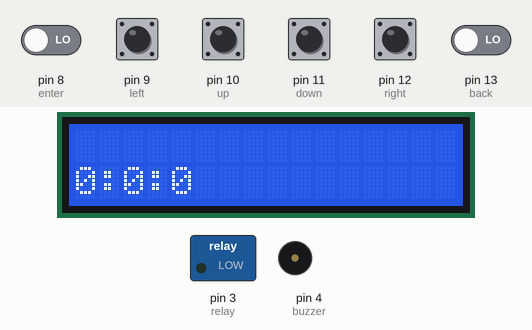
Simulated run of this sketch. Board: Arduino Uno, built with avr-gcc and run on an emulated ATmega328P. Parts: 16×2 character LCD, switched loads named in the sketch (green lamp = pin HIGH), buzzer (waves = sounding). The test bench sets the inputs (shaded band); at power-on: pin 8 (enter), pin 9 (left), pin 10 (up), pin 11 (down), pin 12 (right), pin 13 (back) LOW. What the sketch prints to the serial monitor is not drawn.

Above: at 3.3 s.
3.4 s: pin 8 (enter) driven HIGH
At 4.38 s:
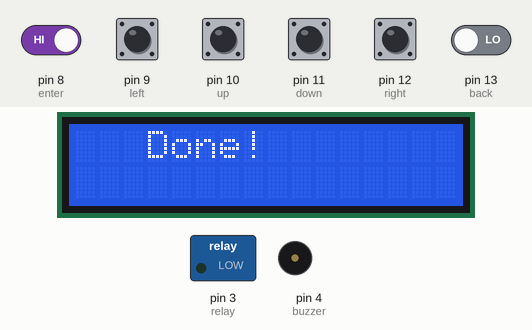
6.1 s: pin 13 (back) driven HIGH
At 6.62 s:
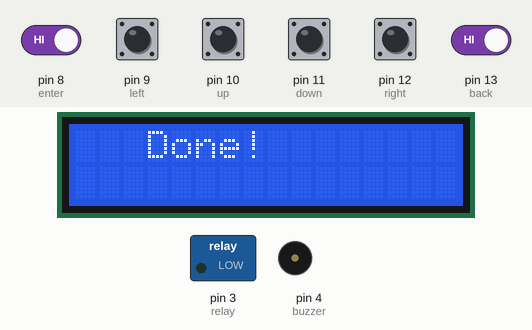
9.1 s: pin 11 (down) pulled HIGH for 0.15 s
At 9.27 s:
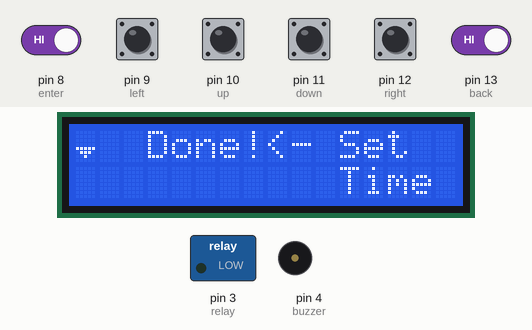
10.8 s: pin 9 (left) pulled HIGH for 1 s
At 10.92 s:
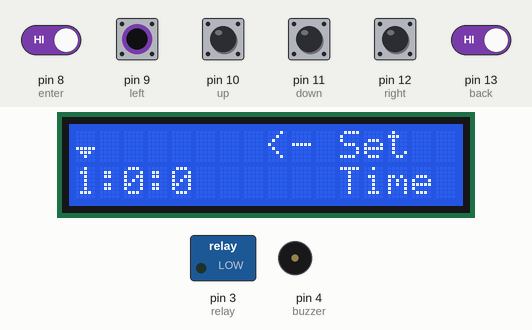
13.3 s: pin 13 (back) driven LOW
At 13.9 s:
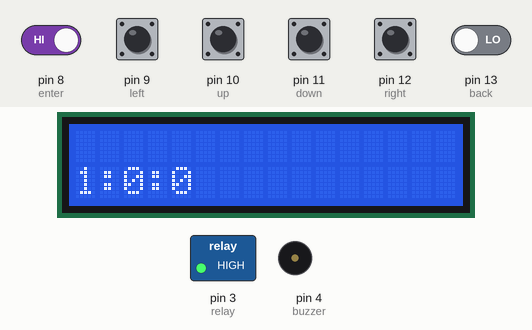
16.3 s: pin 13 (back) driven HIGH
At 16.9 s:
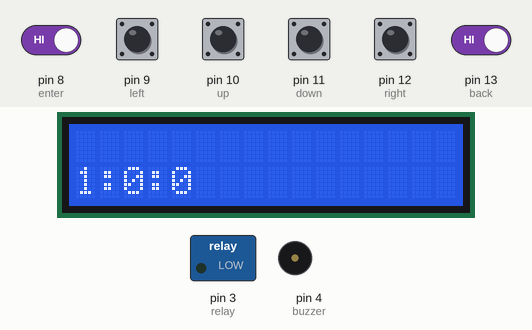
Timing chart, 0 to 19.3 s (numbered marks = the images above; inputs shaded):
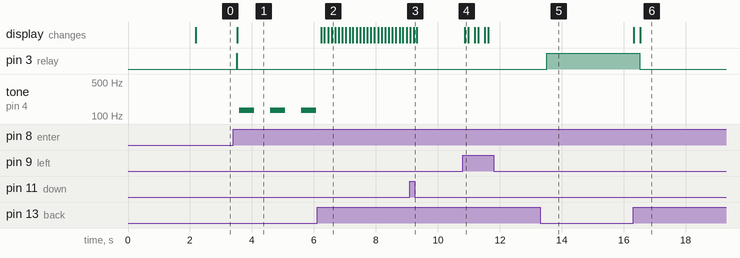

Measured:
- after the input at 3.4 s, pin 3 (relay): LOW → HIGH after 0.10 s, → LOW 0.02 s later; tone on pin 4 (buzzer): alternates 132 Hz for 0.48 s and silent for 0.52 s, starting after 0.19 s; the display: changes after 0.13 s (image 1)
- after the input at 6.1 s, tone on pin 4 (buzzer): stops changing and stays silent; the display: first changes after 0.13 s (image 2 shows a later state)
- after the input at 9.1 s, the display: first differs from a run without the input after 0.12 s (image 3)
- after the input at 10.8 s, the display: changes after 0.07 s (image 4)
- after the input at 13.3 s, pin 3 (relay): LOW → HIGH after 0.21 s
- after the input at 16.3 s, pin 3 (relay): HIGH → LOW after 0.22 s; the display: first changes at once (image 6 shows a later state)

The sketch:

TimerSwitch.ino
```cpp
#include <LiquidCrystal_I2C.h>
LiquidCrystal_I2C lcd(0x3F,16,2);

byte pointer[8] = {

 0b0000,
 0b00000,
 0b00000,
 0b00000,
 0b11111,
 0b01110,
 0b00100

  };

byte hr=0;
byte mins=0;
byte sec=0;
byte relay = 3;
byte up = 10;
byte down = 11;
byte left = 9;
byte right = 12;
byte back = 13;
byte enter = 8;
String setTime = String(hr)+":"+String(mins)+":"+String(sec);
byte x=0;
byte pMin=0;
byte pSec=0;
byte page = 1;
boolean Tinit=true;
unsigned long Stime=0;
unsigned long Utime=0;
int Tspent=0;
int Trem = 0;
byte buzzer = 4;
void setup() {
  // put your setup code here, to run once:

  pinMode(relay,OUTPUT);
  pinMode(buzzer,OUTPUT);
  DDRB = B00000000;

Serial.begin(9600);
  lcd.init();
  lcd.begin(16,2);
  lcd.backlight();
  lcd.createChar(1,pointer);
  lcd.clear();
  lcd.setCursor(1,0);
  lcd.print("|- Eltronics -|");
  lcd.setCursor(1,1);
  lcd.print("Timer Switch");
  delay(2000);

  lcd.clear();
}

void loop() {
  // put your main code here, to run repeatedly:

 if (page == 1)
  select();
 if (page == 2)
  start();

}

void select(){

  digitalWrite(relay,LOW);

  lcd.setCursor(x,0);
  lcd.write(1);
  lcd.setCursor(8,0);
  lcd.print("<- Set");

  lcd.setCursor(11,1);
  lcd.print("Time");

  pMin = setTime.indexOf(":");
  pMin+=1;
  pSec = setTime.lastIndexOf(":");
  pSec+=1;
  //Right
  if(digitalRead(right) == HIGH){
   delay(100);

    if(x == 0) x = pMin;
    else if(x == pMin) x = pSec;
    }

  //Left
      if(digitalRead(left) == HIGH){
    delay(100);
    if(x == pSec) x = pMin;

    else if(x == pMin) x = 0;
    }

  //up
    if(digitalRead(up) == HIGH){
     delay(100);
    if(x == 0) {

      if(hr <= 0) hr=0;
      else
        hr--;

      }

      if(x == (setTime.indexOf(":"))+1) {

      if(mins <= 0) mins=59;
      else
        mins--;
      }

      if(x == (setTime.lastIndexOf(":"))+1) {

      if(sec <= 0) sec=59;
      else
        sec--;
      }

    }

  //down

   if(digitalRead(down) == HIGH){
    delay(100);
    if(x == 0) {

      if(hr >= 99) hr=99;
      else
        hr++;

      }

      if(x == (setTime.indexOf(":"))+1) {

      if(mins >=59) mins=0;
      else
        mins++;
      }

      if(x == (setTime.lastIndexOf(":")+1)) {

      if(sec >= 59) sec=0;
      else
        sec++;
      }

    }
setTime = String(hr)+":"+String(mins)+":"+String(sec);
  lcd.clear();
  lcd.setCursor(0,1);
  lcd.print(setTime);

  if(digitalRead(enter) == HIGH){
      delay(100);
      Utime = (hr*3600)+(mins*60)+sec;
      page = 2;
      Serial.print("User Time: "); Serial.println(Utime);
    }

  }

byte Rhr;
byte Rmin;
byte Rsec;

  void start(){


    if(Tinit == true){
      Stime = millis();
      Tinit = false;
     Serial.print("STime: "); Serial.println(Stime);
      }

 digitalWrite(buzzer,LOW);
    while((millis() - Stime <= (Utime*1000)) && digitalRead(back) == LOW){
      digitalWrite(relay,HIGH);
      Tspent = (millis() - Stime)/1000;
      Trem = Utime - Tspent;

      Rhr = Trem/3600;
      Rmin = (Trem%3600)/60;
      Rsec = (Trem%3600) - (Rmin*60);
      lcd.setCursor(0,0);
      lcd.print("Time left:");
      lcd.clear();
      lcd.setCursor(0,1);
      lcd.print(String(Rhr)+":"+String(Rmin)+":"+String(Rsec));

      Serial.print("millis() "); Serial.println(millis());

      if(digitalRead(back) == HIGH){
      delay(100);
      page = 1;
      Tinit = true;
    }

      }

      if(millis() - Stime >= (Utime*1000)){
            lcd.clear();
            digitalWrite(relay,LOW);
            lcd.setCursor(3,0);
            lcd.print("Done!");
            buzzerAlert();


        }


    if(digitalRead(back) == HIGH){
      delay(100);
      page = 1;
      Tinit = true;
    }

    }

boolean buzzOn = false;
int prevT=0;
void buzzerAlert(){

      if(millis()-prevT >= 500) {
          buzzOn = !buzzOn;
          prevT = millis();
        }

     digitalWrite(buzzer,buzzOn);
  }
```
